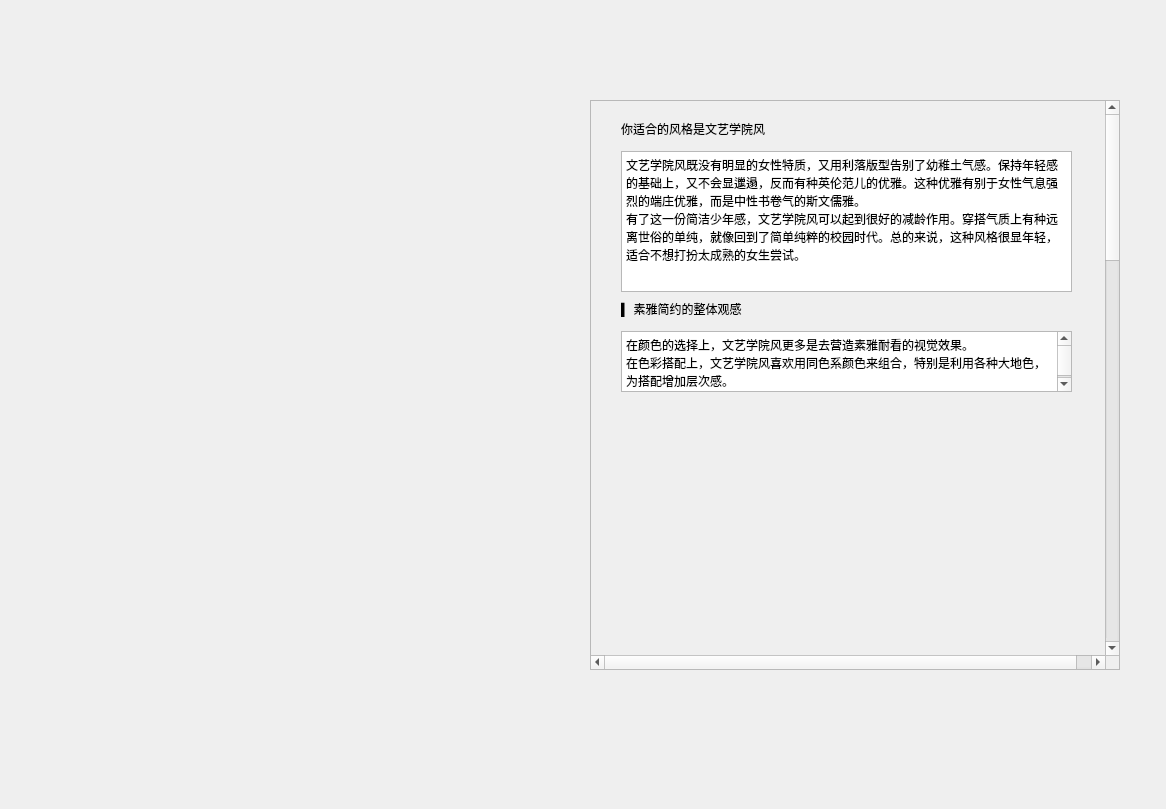
<?xml version="1.0" encoding="UTF-8"?>
<ui version="4.0">
 <class>cw_s_t</class>
 <widget class="QWidget" name="cw_s_t">
  <property name="geometry">
   <rect>
    <x>0</x>
    <y>0</y>
    <width>1166</width>
    <height>809</height>
   </rect>
  </property>
  <property name="windowTitle">
   <string>Form</string>
  </property>
  <widget class="QScrollArea" name="scrollArea">
   <property name="geometry">
    <rect>
     <x>590</x>
     <y>100</y>
     <width>530</width>
     <height>570</height>
    </rect>
   </property>
   <property name="minimumSize">
    <size>
     <width>400</width>
     <height>570</height>
    </size>
   </property>
   <property name="verticalScrollBarPolicy">
    <enum>Qt::ScrollBarAlwaysOn</enum>
   </property>
   <property name="horizontalScrollBarPolicy">
    <enum>Qt::ScrollBarAlwaysOn</enum>
   </property>
   <property name="widgetResizable">
    <bool>false</bool>
   </property>
   <widget class="QWidget" name="scrollAreaWidgetContents">
    <property name="geometry">
     <rect>
      <x>0</x>
      <y>0</y>
      <width>530</width>
      <height>2000</height>
     </rect>
    </property>
    <widget class="QLabel" name="label">
     <property name="geometry">
      <rect>
       <x>30</x>
       <y>20</y>
       <width>231</width>
       <height>16</height>
      </rect>
     </property>
     <property name="text">
      <string>你适合的风格是文艺学院风</string>
     </property>
    </widget>
    <widget class="QTextBrowser" name="textBrowser">
     <property name="geometry">
      <rect>
       <x>30</x>
       <y>50</y>
       <width>451</width>
       <height>141</height>
      </rect>
     </property>
     <property name="html">
      <string>&lt;!DOCTYPE HTML PUBLIC &quot;-//W3C//DTD HTML 4.0//EN&quot; &quot;http://www.w3.org/TR/REC-html40/strict.dtd&quot;&gt;
&lt;html&gt;&lt;head&gt;&lt;meta name=&quot;qrichtext&quot; content=&quot;1&quot; /&gt;&lt;style type=&quot;text/css&quot;&gt;
p, li { white-space: pre-wrap; }
&lt;/style&gt;&lt;/head&gt;&lt;body style=&quot; font-family:'SimSun'; font-size:9pt; font-weight:400; font-style:normal;&quot;&gt;
&lt;p style=&quot; margin-top:0px; margin-bottom:0px; margin-left:0px; margin-right:0px; -qt-block-indent:0; text-indent:0px;&quot;&gt;文艺学院风既没有明显的女性特质，又用利落版型告别了幼稚土气感。保持年轻感的基础上，又不会显邋遢，反而有种英伦范儿的优雅。这种优雅有别于女性气息强烈的端庄优雅，而是中性书卷气的斯文儒雅。&lt;/p&gt;
&lt;p style=&quot; margin-top:0px; margin-bottom:0px; margin-left:0px; margin-right:0px; -qt-block-indent:0; text-indent:0px;&quot;&gt;有了这一份简洁少年感，文艺学院风可以起到很好的减龄作用。穿搭气质上有种远离世俗的单纯，就像回到了简单纯粹的校园时代。总的来说，这种风格很显年轻，适合不想打扮太成熟的女生尝试。&lt;/p&gt;&lt;/body&gt;&lt;/html&gt;</string>
     </property>
    </widget>
    <widget class="QLabel" name="label_2">
     <property name="geometry">
      <rect>
       <x>30</x>
       <y>200</y>
       <width>161</width>
       <height>16</height>
      </rect>
     </property>
     <property name="text">
      <string>▍ 素雅简约的整体观感</string>
     </property>
    </widget>
    <widget class="QTextBrowser" name="textBrowser_2">
     <property name="geometry">
      <rect>
       <x>30</x>
       <y>230</y>
       <width>451</width>
       <height>61</height>
      </rect>
     </property>
     <property name="html">
      <string>&lt;!DOCTYPE HTML PUBLIC &quot;-//W3C//DTD HTML 4.0//EN&quot; &quot;http://www.w3.org/TR/REC-html40/strict.dtd&quot;&gt;
&lt;html&gt;&lt;head&gt;&lt;meta name=&quot;qrichtext&quot; content=&quot;1&quot; /&gt;&lt;style type=&quot;text/css&quot;&gt;
p, li { white-space: pre-wrap; }
&lt;/style&gt;&lt;/head&gt;&lt;body style=&quot; font-family:'SimSun'; font-size:9pt; font-weight:400; font-style:normal;&quot;&gt;
&lt;p style=&quot; margin-top:0px; margin-bottom:0px; margin-left:0px; margin-right:0px; -qt-block-indent:0; text-indent:0px;&quot;&gt;在颜色的选择上，文艺学院风更多是去营造素雅耐看的视觉效果。&lt;/p&gt;
&lt;p style=&quot; margin-top:0px; margin-bottom:0px; margin-left:0px; margin-right:0px; -qt-block-indent:0; text-indent:0px;&quot;&gt;在色彩搭配上，文艺学院风喜欢用同色系颜色来组合，特别是利用各种大地色，为搭配增加层次感。&lt;/p&gt;&lt;/body&gt;&lt;/html&gt;</string>
     </property>
    </widget>
    <widget class="QLabel" name="label_3">
     <property name="geometry">
      <rect>
       <x>30</x>
       <y>300</y>
       <width>451</width>
       <height>241</height>
      </rect>
     </property>
     <property name="text">
      <string/>
     </property>
    </widget>
    <widget class="QTextBrowser" name="textBrowser_3">
     <property name="geometry">
      <rect>
       <x>30</x>
       <y>560</y>
       <width>451</width>
       <height>51</height>
      </rect>
     </property>
     <property name="html">
      <string>&lt;!DOCTYPE HTML PUBLIC &quot;-//W3C//DTD HTML 4.0//EN&quot; &quot;http://www.w3.org/TR/REC-html40/strict.dtd&quot;&gt;
&lt;html&gt;&lt;head&gt;&lt;meta name=&quot;qrichtext&quot; content=&quot;1&quot; /&gt;&lt;style type=&quot;text/css&quot;&gt;
p, li { white-space: pre-wrap; }
&lt;/style&gt;&lt;/head&gt;&lt;body style=&quot; font-family:'SimSun'; font-size:9pt; font-weight:400; font-style:normal;&quot;&gt;
&lt;p style=&quot; margin-top:0px; margin-bottom:0px; margin-left:0px; margin-right:0px; -qt-block-indent:0; text-indent:0px;&quot;&gt;文艺学院风也会有一些比较清浅的配色，用白、灰、卡其色等经典稳妥的基础色。组合起来不容易出错，百搭又不会显沉闷：&lt;/p&gt;&lt;/body&gt;&lt;/html&gt;</string>
     </property>
    </widget>
    <widget class="QLabel" name="label_4">
     <property name="geometry">
      <rect>
       <x>30</x>
       <y>620</y>
       <width>451</width>
       <height>211</height>
      </rect>
     </property>
     <property name="text">
      <string/>
     </property>
    </widget>
    <widget class="QLabel" name="label_5">
     <property name="geometry">
      <rect>
       <x>30</x>
       <y>840</y>
       <width>251</width>
       <height>16</height>
      </rect>
     </property>
     <property name="text">
      <string>避免多余花哨的图案</string>
     </property>
    </widget>
    <widget class="QTextBrowser" name="textBrowser_4">
     <property name="geometry">
      <rect>
       <x>30</x>
       <y>870</y>
       <width>451</width>
       <height>61</height>
      </rect>
     </property>
     <property name="html">
      <string>&lt;!DOCTYPE HTML PUBLIC &quot;-//W3C//DTD HTML 4.0//EN&quot; &quot;http://www.w3.org/TR/REC-html40/strict.dtd&quot;&gt;
&lt;html&gt;&lt;head&gt;&lt;meta name=&quot;qrichtext&quot; content=&quot;1&quot; /&gt;&lt;style type=&quot;text/css&quot;&gt;
p, li { white-space: pre-wrap; }
&lt;/style&gt;&lt;/head&gt;&lt;body style=&quot; font-family:'SimSun'; font-size:9pt; font-weight:400; font-style:normal;&quot;&gt;
&lt;p style=&quot; margin-top:0px; margin-bottom:0px; margin-left:0px; margin-right:0px; -qt-block-indent:0; text-indent:0px;&quot;&gt;我们可以从各种杂志、品牌look上发现，大部分学院风单品都是纯色（或者色彩很简单基础的条纹）。气质低调沉稳，很符合学院书卷气，没有被多余的装饰搅浑这种气质。&lt;/p&gt;&lt;/body&gt;&lt;/html&gt;</string>
     </property>
    </widget>
    <widget class="QLabel" name="label_6">
     <property name="geometry">
      <rect>
       <x>30</x>
       <y>940</y>
       <width>451</width>
       <height>251</height>
      </rect>
     </property>
     <property name="text">
      <string/>
     </property>
    </widget>
    <widget class="QLabel" name="label_7">
     <property name="geometry">
      <rect>
       <x>30</x>
       <y>1200</y>
       <width>321</width>
       <height>16</height>
      </rect>
     </property>
     <property name="text">
      <string>▍ 选对经典的文艺复古特征</string>
     </property>
    </widget>
    <widget class="QTextBrowser" name="textBrowser_5">
     <property name="geometry">
      <rect>
       <x>30</x>
       <y>1230</y>
       <width>451</width>
       <height>131</height>
      </rect>
     </property>
     <property name="html">
      <string>&lt;!DOCTYPE HTML PUBLIC &quot;-//W3C//DTD HTML 4.0//EN&quot; &quot;http://www.w3.org/TR/REC-html40/strict.dtd&quot;&gt;
&lt;html&gt;&lt;head&gt;&lt;meta name=&quot;qrichtext&quot; content=&quot;1&quot; /&gt;&lt;style type=&quot;text/css&quot;&gt;
p, li { white-space: pre-wrap; }
&lt;/style&gt;&lt;/head&gt;&lt;body style=&quot; font-family:'SimSun'; font-size:9pt; font-weight:400; font-style:normal;&quot;&gt;
&lt;p style=&quot; margin-top:0px; margin-bottom:0px; margin-left:0px; margin-right:0px; -qt-block-indent:0; text-indent:0px;&quot;&gt;学院风穿搭里唯一出现频率较高的图案就是格纹了，但是格纹没选好，也很容易成为显土气的元凶。&lt;/p&gt;
&lt;p style=&quot; margin-top:0px; margin-bottom:0px; margin-left:0px; margin-right:0px; -qt-block-indent:0; text-indent:0px;&quot;&gt;一方面是看颜色对比，比如黑红、黑黄这类对比鲜明的格纹，会比较扎眼，容易显老气。另一方面是看格纹大小，大块格纹膨胀感强，冲击感强烈，比较难驾驭。&lt;/p&gt;
&lt;p style=&quot; margin-top:0px; margin-bottom:0px; margin-left:0px; margin-right:0px; -qt-block-indent:0; text-indent:0px;&quot;&gt;比较好驾驭的格纹，是线条与底色很相近的低调小格纹。既能减轻单调感，又不显土气：&lt;/p&gt;&lt;/body&gt;&lt;/html&gt;</string>
     </property>
    </widget>
    <widget class="QLabel" name="label_8">
     <property name="geometry">
      <rect>
       <x>30</x>
       <y>1370</y>
       <width>451</width>
       <height>241</height>
      </rect>
     </property>
     <property name="text">
      <string/>
     </property>
    </widget>
    <widget class="QTextBrowser" name="textBrowser_6">
     <property name="geometry">
      <rect>
       <x>30</x>
       <y>1630</y>
       <width>451</width>
       <height>81</height>
      </rect>
     </property>
     <property name="html">
      <string>&lt;!DOCTYPE HTML PUBLIC &quot;-//W3C//DTD HTML 4.0//EN&quot; &quot;http://www.w3.org/TR/REC-html40/strict.dtd&quot;&gt;
&lt;html&gt;&lt;head&gt;&lt;meta name=&quot;qrichtext&quot; content=&quot;1&quot; /&gt;&lt;style type=&quot;text/css&quot;&gt;
p, li { white-space: pre-wrap; }
&lt;/style&gt;&lt;/head&gt;&lt;body style=&quot; font-family:'SimSun'; font-size:9pt; font-weight:400; font-style:normal;&quot;&gt;
&lt;p style=&quot; margin-top:0px; margin-bottom:0px; margin-left:0px; margin-right:0px; -qt-block-indent:0; text-indent:0px;&quot;&gt;另外，牛角扣大衣也是学院风利用率最高的单品之一。挑选的时候注意选择足够硬挺、轮廓线清晰的版型：不超过膝盖的长度最合适，短款的风格过于俏皮可爱，少了学院感；太长会臃肿拖沓，显得没精神。&lt;/p&gt;&lt;/body&gt;&lt;/html&gt;</string>
     </property>
    </widget>
    <widget class="QLabel" name="label_9">
     <property name="geometry">
      <rect>
       <x>30</x>
       <y>1730</y>
       <width>451</width>
       <height>241</height>
      </rect>
     </property>
     <property name="text">
      <string/>
     </property>
    </widget>
   </widget>
  </widget>
 </widget>
 <resources/>
 <connections/>
</ui>
